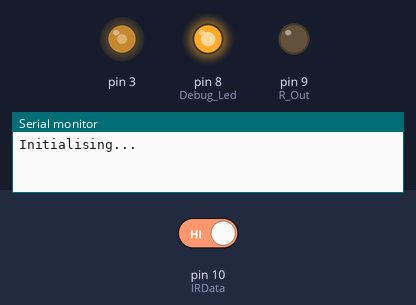
Bench run of a sketch on a simulated Arduino Uno, built with avr-gcc and run on an emulated ATmega328P. Parts: output pins drawn as LEDs (lit = HIGH), the last lines printed to the serial monitor. Dashed ring = blinking. The inputs (shaded band) are chosen by the test bench; at power-on: pin 10 (IRData) HIGH.

Above: at 0.1 s.
At 2.2 s:
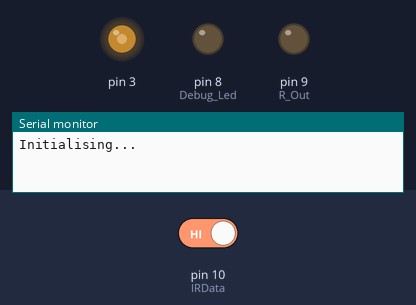
2.3 s: pin 10 (IRData) driven LOW
At 2.7 s:
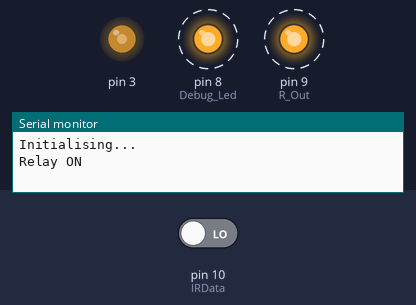
Timing chart, 0 to 11.3 s (numbered marks = the images above; inputs shaded):
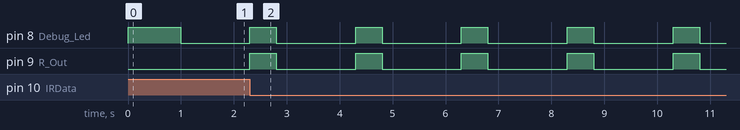

The sketch:

main.ino
```cpp
#include <Arduino.h>

#define DEBUG

int IRData = 10;           //PB2
int R_Out = 9;             //PB1
int Debug_Led = 8;         //PB0
int Relay_ON_Time = 500;
int Wait_Time = 1500;

/* sets pin 3 going at the IR modulation rate
*/
void setIrModOutput(){
  pinMode(3, OUTPUT);

  // Just enable output on Pin 3 and disable it on Pin 11
  TCCR2A = _BV(COM2B1) | _BV(WGM21) | _BV(WGM20);
  TCCR2B = _BV(WGM22) | _BV(CS22);

  // defines the frequency 51 = 38.4 KHz, 54 = 36.2 KHz, 58 = 34 KHz, 62 = 32 KHz
  OCR2A = 51;

  // defines the duty cycle - Half the OCR2A value for 50%
  OCR2B = 25;

  // select a prescale value of 8:1 of the system clock
  TCCR2B = (TCCR2B & 0b00111000) | 0x2;
}

void setup(){

  setIrModOutput();
  // initialize the digital pins.
  pinMode(R_Out, OUTPUT);
  pinMode(IRData, INPUT);

 #ifdef DEBUG
    Serial.begin(9600);
    pinMode(Debug_Led, OUTPUT);
    digitalWrite(Debug_Led, HIGH);
    Serial.println("Initialising...");
    delay(1000);
    digitalWrite(Debug_Led, LOW);
  #endif
}

void loop(){

  if(digitalRead(IRData) == LOW){
    digitalWrite(R_Out, HIGH);      // turn the Relay on
    #ifdef DEBUG
      Serial.println("Relay ON");
      digitalWrite(Debug_Led, HIGH);
    #endif
    delay(Relay_ON_Time);           // wait for a Relay_ON_Time
    digitalWrite(R_Out, LOW);       // turn the Relay off
    #ifdef DEBUG
      Serial.println("Relay OFF");
      digitalWrite(Debug_Led, LOW);
    #endif
    delay(Wait_Time);               // wait for a Wait_Time

  }

}
```

Measured:
- after the input at 2.3 s, pin 8 (Debug_Led), pin 9 (R_Out): alternates HIGH for 0.50 s and LOW for 1.5 s, starting at once
